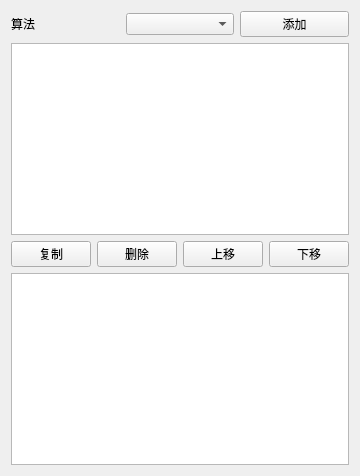
<?xml version="1.0" encoding="UTF-8"?>
<ui version="4.0">
 <class>MethodEditorViewUi</class>
 <widget class="QWidget" name="MethodEditorViewUi">
  <layout class="QVBoxLayout" name="verticalLayout">
   <item>
    <layout class="QHBoxLayout" name="addRow">
     <item>
      <widget class="QLabel" name="lblAlgorithm">
       <property name="text">
        <string>算法</string>
       </property>
      </widget>
     </item>
     <item>
      <widget class="QComboBox" name="comboAlgorithm"/>
     </item>
     <item>
      <widget class="QPushButton" name="btnAdd">
       <property name="text">
        <string>添加</string>
       </property>
      </widget>
     </item>
    </layout>
   </item>
   <item>
    <widget class="QListWidget" name="listSteps"/>
   </item>
   <item>
    <layout class="QHBoxLayout" name="stepButtons">
     <item>
      <widget class="QPushButton" name="btnCopy">
       <property name="text">
        <string>复制</string>
       </property>
      </widget>
     </item>
     <item>
      <widget class="QPushButton" name="btnRemove">
       <property name="text">
        <string>删除</string>
       </property>
      </widget>
     </item>
     <item>
      <widget class="QPushButton" name="btnUp">
       <property name="text">
        <string>上移</string>
       </property>
      </widget>
     </item>
     <item>
      <widget class="QPushButton" name="btnDown">
       <property name="text">
        <string>下移</string>
       </property>
      </widget>
     </item>
    </layout>
   </item>
   <item>
    <widget class="QTableWidget" name="tableParams"/>
   </item>
  </layout>
 </widget>
 <resources/>
 <connections/>
</ui>
